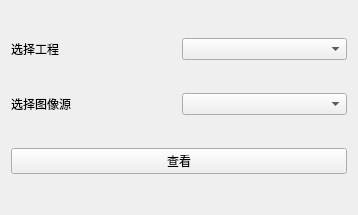
<?xml version="1.0" encoding="UTF-8"?>
<ui version="4.0">
 <class>DeformationAverage</class>
 <widget class="QWidget" name="DeformationAverage">
  <property name="geometry">
   <rect>
    <x>0</x>
    <y>0</y>
    <width>358</width>
    <height>215</height>
   </rect>
  </property>
  <property name="windowTitle">
   <string>SBAS形变时间序列查看</string>
  </property>
  <property name="windowIcon">
   <iconset resource="../resources/SatExplorer.qrc">
    <normaloff>:/SatExplorer/icon/InSARapp.ico</normaloff>:/SatExplorer/icon/InSARapp.ico</iconset>
  </property>
  <layout class="QGridLayout" name="gridLayout_3">
   <item row="1" column="1">
    <widget class="QComboBox" name="comboBox_2"/>
   </item>
   <item row="0" column="1">
    <widget class="QComboBox" name="comboBox"/>
   </item>
   <item row="2" column="0" colspan="2">
    <widget class="QPushButton" name="Preview">
     <property name="text">
      <string>查看</string>
     </property>
    </widget>
   </item>
   <item row="0" column="0">
    <widget class="QLabel" name="label">
     <property name="text">
      <string>选择工程</string>
     </property>
    </widget>
   </item>
   <item row="1" column="0">
    <widget class="QLabel" name="label_2">
     <property name="text">
      <string>选择图像源</string>
     </property>
    </widget>
   </item>
  </layout>
 </widget>
 <resources>
  <include location="../resources/SatExplorer.qrc"/>
 </resources>
 <connections/>
</ui>
